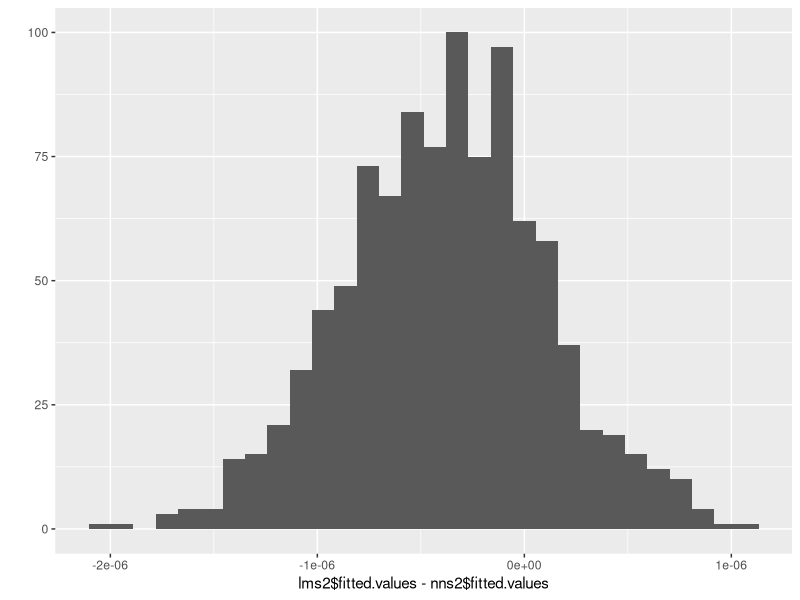

Here is the R script that generated this plot:
## ---- chunk 1
library(MASS)
# same random numbers
set.seed(123)
# we are really generating x* and c and using a common variance
xStarAndC <- mvrnorm(1000, c(20, 15), matrix(c(1, 0.5, 0.5, 1), 2, 2))
xStar <- xStarAndC[, 1]
c <- xStarAndC[, 2]
z <- rnorm(1000)
x <- xStar + z
# using 1 makes it easy to estimate how 'wrong' an estimator is and toss
# some noise on y
y <- 1 + x + c + rnorm(1000, 0, 0.5)
## ---- chunk 2
lm(y ~ x + c)
## ---- chunk 3
lm(y ~ x)
## ---- chunk 4
library(AER)
ivreg(y ~ x | z)
## ---- chunk 5
# first stage
lms1 <- lm(x ~ z)

# manually obtain fitted values
lmXhat <- lms1$coefficients[2]*z + lms1$coefficients[1]

# estimate second stage using Xhat
(lms2 <- lm(y ~ lmXhat) )
## ---- chunk 6
library(nnet)

# first stage
nns1 <- nnet(x ~ z, size=0, skip=TRUE, linout=TRUE)

# manually obtain fitted values
nnXhat <- nns1$fitted.values

# estimate second stage using Xhat
nns2 <- nnet(y ~ nnXhat, size=0, skip=TRUE, linout=TRUE)
summary(nns2)
## ---- chunk 7
lms2$coefficients - nns2$wts
## ---- chunk 8
library(ggplot2)
qplot(lms2$fitted.values - nns2$fitted.values)
